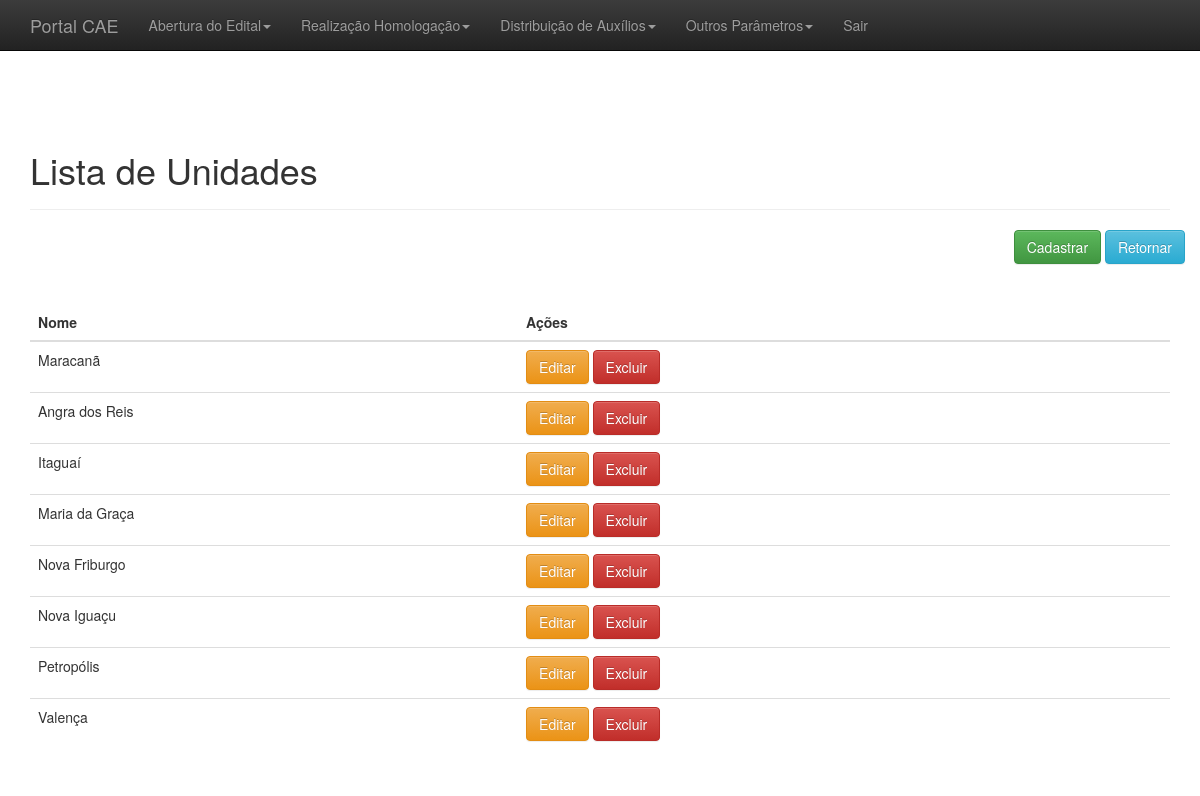
The page /adm/listar_unidade.php on the database its author committed.
### tables this page shows
CREATE TABLE `unidade` (
  `id` int(11) NOT NULL,
  `nome` varchar(45) NOT NULL
);

### adm/listar_unidade.php (the view, shortened to what this page needs)
<?php
include_once("conexao.php");
include_once("header_adm.php");
include_once("menu_admin.php");
?>
<?php
$resultado = mysqli_query($conectar,"SELECT * FROM unidade");
?>
<br>
<br>
<div class="container theme-showcase" role="main">
	<div class="page-header">
		<h1>Lista de Unidades</h1>
	</div>
	<div class="row espaco">
		<div class="pull-right">
			<a href='cad_Unidade.php'><button type='button' class='btn btn-success'>Cadastrar</button></a>
			<a href='administrativo.php'><button type='button' class='btn btn-info'>Retornar</button></a>
		</div>
	</div>
	<br>
	<div class="row">
		<div class="col-md-12">
			<table class="table">
				<thead>
					<tr>
						<th>Nome</th>
						<th>Ações</th>
					</tr>
				</thead>
				<tbody>
					<?php while($linhas = mysqli_fetch_array($resultado)){
						echo "<tr>";
							echo "<td>".$linhas["nome"]."</td>";?>
							<td>
								<a href="editar_Unidade.php?id=<?php echo $linhas['id'];?>"><button type='button' class='btn btn-warning'>Editar</button></a>
								<a href="processa/proc_apagar_unidade.php?id=<?php echo $linhas['id'];?>"><button type='button' class='btn btn-danger'>Excluir</button></a>
							</td>
						<?php echo "</tr>";
					} ?>
				</tbody>
			</table>
		</div>
    </div>
</div>
<?php
	include_once("footer_adm.php");
?>

### adm/css/theme.css (style rules this page uses)
body { padding-top: 70px; padding-bottom: 30px; }
.espaco { margin-bottom:20px; }

### rows shown on the page
unidade: nome "Maracanã"
unidade: nome "Angra dos Reis"
unidade: nome "Itaguaí"
unidade: nome "Maria da Graça"
unidade: nome "Nova Friburgo"
unidade: nome "Nova Iguaçu"
unidade: nome "Petropólis"
unidade: nome "Valença"
